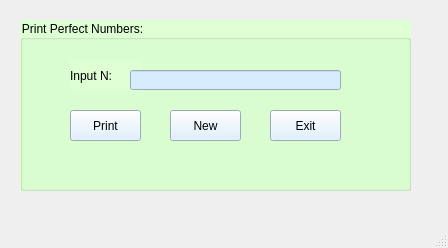
<?xml version="1.0" encoding="UTF-8"?>
<ui version="4.0">
 <class>MainWindow</class>
 <widget class="QMainWindow" name="MainWindow">
  <property name="geometry">
   <rect>
    <x>0</x>
    <y>0</y>
    <width>448</width>
    <height>248</height>
   </rect>
  </property>
  <property name="windowTitle">
   <string>MainWindow</string>
  </property>
  <widget class="QWidget" name="centralwidget">
   <widget class="QGroupBox" name="groupBox">
    <property name="geometry">
     <rect>
      <x>20</x>
      <y>20</y>
      <width>391</width>
      <height>171</height>
     </rect>
    </property>
    <property name="styleSheet">
     <string notr="true">background: rgb(221, 255, 211);</string>
    </property>
    <property name="title">
     <string>Print Perfect Numbers:</string>
    </property>
    <widget class="QLabel" name="label">
     <property name="geometry">
      <rect>
       <x>50</x>
       <y>40</y>
       <width>71</width>
       <height>31</height>
      </rect>
     </property>
     <property name="text">
      <string>Input N:</string>
     </property>
    </widget>
    <widget class="QLineEdit" name="lineEditN">
     <property name="geometry">
      <rect>
       <x>110</x>
       <y>50</y>
       <width>211</width>
       <height>20</height>
      </rect>
     </property>
     <property name="styleSheet">
      <string notr="true">background: rgb(215, 237, 255)</string>
     </property>
    </widget>
    <widget class="QPushButton" name="pushButtonPrint">
     <property name="geometry">
      <rect>
       <x>50</x>
       <y>90</y>
       <width>71</width>
       <height>31</height>
      </rect>
     </property>
     <property name="styleSheet">
      <string notr="true">background: rgb(215, 237, 255)</string>
     </property>
     <property name="text">
      <string>Print</string>
     </property>
    </widget>
    <widget class="QPushButton" name="pushButtonNew">
     <property name="geometry">
      <rect>
       <x>150</x>
       <y>90</y>
       <width>71</width>
       <height>31</height>
      </rect>
     </property>
     <property name="styleSheet">
      <string notr="true">background: rgb(215, 237, 255)</string>
     </property>
     <property name="text">
      <string>New</string>
     </property>
    </widget>
    <widget class="QPushButton" name="pushButtonExit">
     <property name="geometry">
      <rect>
       <x>250</x>
       <y>90</y>
       <width>71</width>
       <height>31</height>
      </rect>
     </property>
     <property name="styleSheet">
      <string notr="true">background: rgb(215, 237, 255)</string>
     </property>
     <property name="text">
      <string>Exit</string>
     </property>
    </widget>
   </widget>
  </widget>
  <widget class="QMenuBar" name="menubar">
   <property name="geometry">
    <rect>
     <x>0</x>
     <y>0</y>
     <width>448</width>
     <height>25</height>
    </rect>
   </property>
  </widget>
  <widget class="QStatusBar" name="statusbar"/>
 </widget>
 <resources/>
 <connections/>
</ui>
